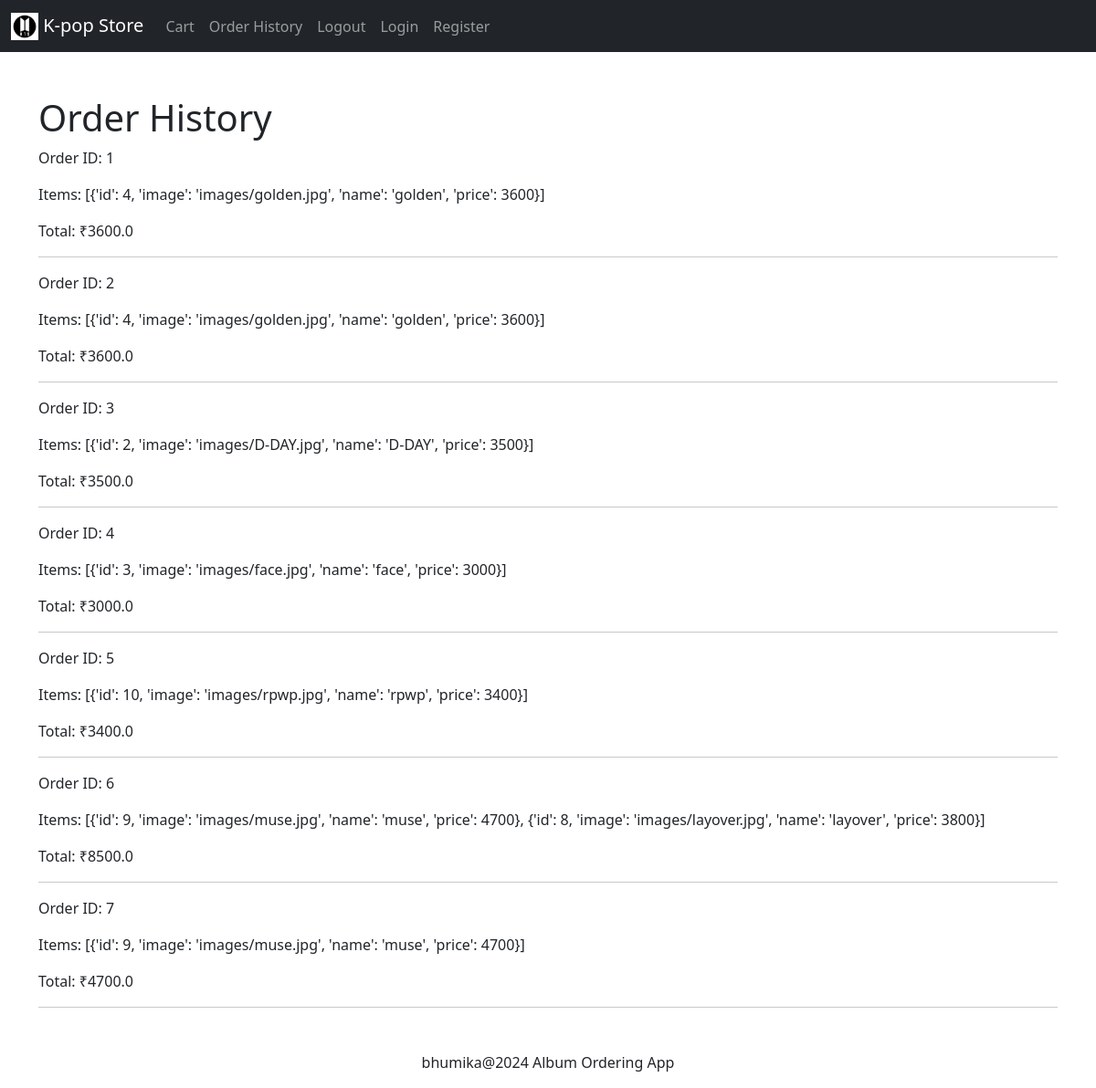
Page /order_history (signed in) on the committed database.
### models.py (models this page shows)
class Order(db.Model):
    id = db.Column(db.Integer, primary_key=True)
    user_id = db.Column(db.Integer, db.ForeignKey('user.id'), nullable=False)
    items = db.Column(db.Text, nullable=False)
    total = db.Column(db.Float, nullable=False)

### app.py (the view)
@app.route("/order_history")
def order_history():
    if "user_id" not in session:
        flash("Please log in to view your order history.", "warning")
        return redirect(url_for("login"))
    orders = Order.query.filter_by(user_id=session["user_id"]).all()
    return render_template("order_history.html", orders=orders)

### templates/order_history.html (shortened to what this page needs)
{% extends 'base.html' %}
{% block content %}
<h1>Order History</h1>
{% for order in orders %}
    <p> Order ID: {{ order.id }}</p>
    <p> Items: {{ order.items }}</p>
    <p> Total: &#8377;{{ order.total }}</p>
    <hr>{% endfor %}  {% endblock %}

### templates/base.html (shortened to what this page needs)
<!DOCTYPE html>
<html lang="eng">
    <head>
        <link rel="stylesheet" href="https://cdnjs.cloudflare.com/ajax/libs/font-awesome/6.2.0/css/font-awesome.all.css">
        <link rel="stylesheet" href="https://cdn.jsdelivr.net/npm/bootstrap@5.3.3/dist/css/bootstrap.min.css">
        <link rel="stylesheet" href="https://cdn.jsdelivr.net/npm/aos@2.3.4/dist/aos.css">
    </head>
        <body>
            <nav class="navbar navbar-expand-lg navbar-dark bg-dark">
                <div class="container-fluid d-flex justify-content-start align-items-center">
                    <a class="navbar-brand" href="{{ url_for('index') }}">
                        <img src="{{ url_for('static', filename='images/logo.png') }}" alt="K-pop Store Logo" width="30" height="30" class="d-inline-block align-text-top">
                        K-pop Store
                    </a>
                <ul class="navbar-nav ml-auto">
                    <li class="nav-item"><a class="nav-link" href="{{ url_for('cart') }}">Cart</a></li>
                    <li class="nav-item"><a class="nav-link" href="{{ url_for('order_history') }}">Order History</a></li>
                    <li class="nav-item"><a class="nav-link" href="{{ url_for('logout') }}">Logout</a></li>
                    <li class="nav-item"><a class="nav-link" href="{{ url_for('login')}}">Login</a></li>
                    <li class="nav-item"><a class="nav-link" href="{{ url_for('register')}}">Register</a></li>
                    </ul>
                    </nav>
                    <div class="container mt-5">
                        {% block content %}{% endblock %}
                        </div>
                        <footer class="text-center mt-5">
                            <p>bhumika@2024 Album Ordering App</p>
                        </footer>
                            </body>
                            </html>

### rows in the picture
Order: id "1", items "[{'id': 4, 'image': 'images/golden.jpg', 'name': 'golden', 'price': 3600}]", total "3600.0"
Order: id "2", items "[{'id': 4, 'image': 'images/golden.jpg', 'name': 'golden', 'price': 3600}]", total "3600.0"
Order: id "3", items "[{'id': 2, 'image': 'images/D-DAY.jpg', 'name': 'D-DAY', 'price': 3500}]", total "3500.0"
Order: id "4", items "[{'id': 3, 'image': 'images/face.jpg', 'name': 'face', 'price': 3000}]", total "3000.0"
Order: id "5", items "[{'id': 10, 'image': 'images/rpwp.jpg', 'name': 'rpwp', 'price': 3400}]", total "3400.0"
Order: id "6", items "[{'id': 9, 'image': 'images/muse.jpg', 'name': 'muse', 'price': 4700}, {'id': 8, 'image': 'images/layover.jpg', 'name': 'layover', 'price': 3800}]", total "8500.0"
Order: id "7", items "[{'id': 9, 'image': 'images/muse.jpg', 'name': 'muse', 'price': 4700}]", total "4700.0"
